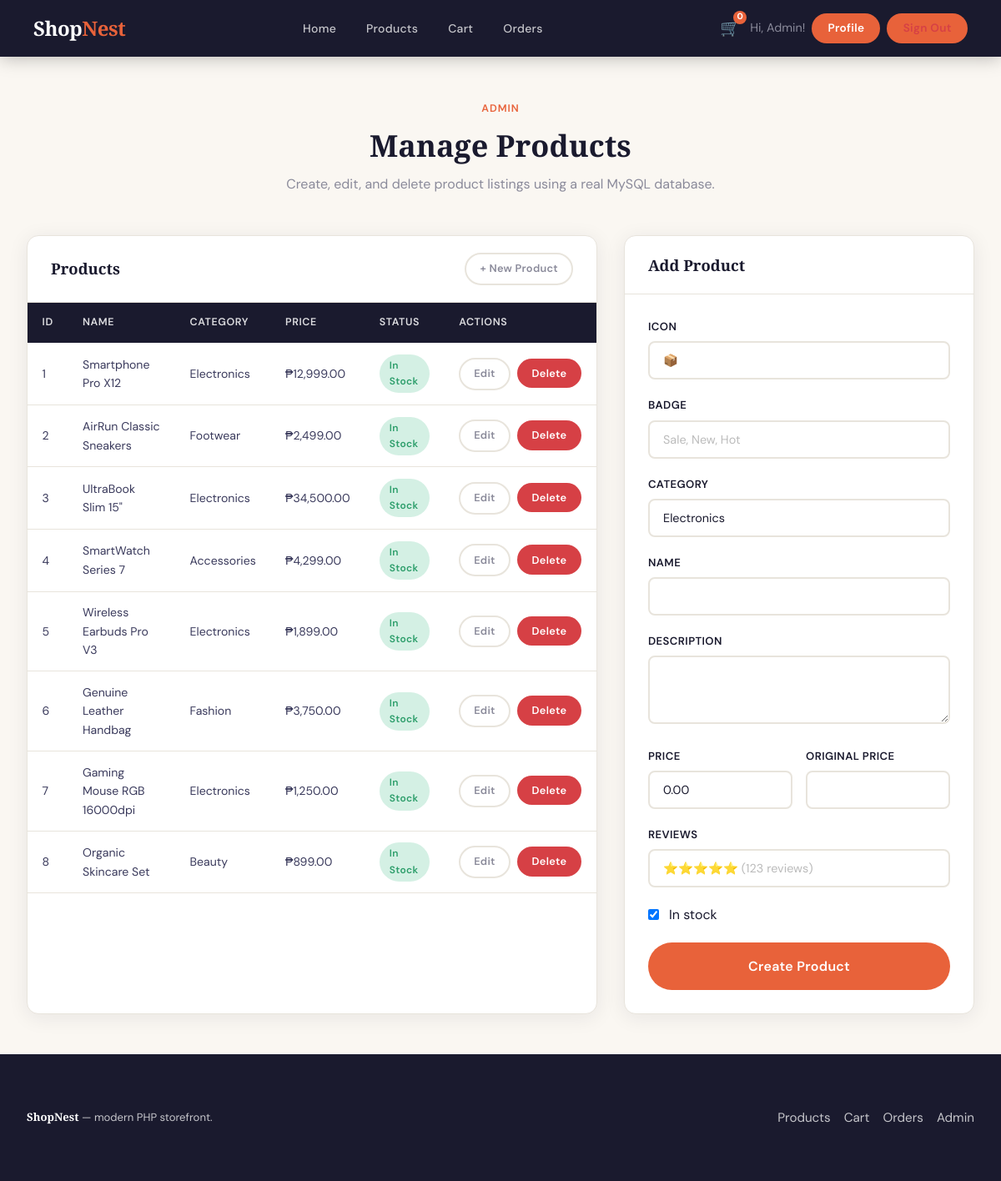
Screenshot of /pages/manage-products.php with the database file from the repository.
### tables this page shows
CREATE TABLE products (
  id INT UNSIGNED AUTO_INCREMENT PRIMARY KEY,
  icon VARCHAR(8) NOT NULL DEFAULT '📦',
  badge VARCHAR(32) DEFAULT NULL,
  category VARCHAR(64) NOT NULL,
  name VARCHAR(255) NOT NULL,
  description TEXT DEFAULT NULL,
  price DECIMAL(10,2) NOT NULL DEFAULT 0,
  original_price DECIMAL(10,2) DEFAULT NULL,
  reviews VARCHAR(64) DEFAULT NULL,
  in_stock TINYINT(1) NOT NULL DEFAULT 1,
  created_at TIMESTAMP DEFAULT CURRENT_TIMESTAMP,
  updated_at TIMESTAMP DEFAULT CURRENT_TIMESTAMP ON UPDATE CURRENT_TIMESTAMP
);

### pages/manage-products.php (the view, shortened to what this page needs)
<?php
$current_page = 'manage-products';
$root_path = '../';
$cart_count = 0;
$logged_in = true;
$user_name = 'Admin';
$pdo = null;
$errors = [];
try {
    $pdo = db_connect();
} catch (Exception $e) {
    $errors[] = 'Database connection error: ' . htmlspecialchars($e->getMessage());
}
$product = [
    'id' => 0,
    'icon' => '📦',
    'badge' => '',
    'category' => 'Electronics',
    'name' => '',
    'description' => '',
    'price' => '0.00',
    'original_price' => '',
    'reviews' => '',
    'in_stock' => 1,
];
$products = [];
if ($pdo) {
    $products = $pdo->query('SELECT * FROM products ORDER BY created_at DESC')->fetchAll();
}
?>
<!DOCTYPE html>
<html lang="en">
<head>
  <link rel="stylesheet" href="../css/style.css" />
</head>
<body>
<?php include __DIR__ . '/../includes/navbar.php'; ?>
<div class="section" style="padding-top:3rem; padding-bottom:3rem;">
  <div class="container">
    <div class="section-header">
      <div class="section-tag">Admin</div>
      <h2 class="section-title">Manage Products</h2>
      <p class="section-desc">Create, edit, and delete product listings using a real MySQL database.</p>
    </div>
    <div style="display:grid;grid-template-columns:1fr 420px;gap:2rem;">
      <div class="card">
        <div class="card-header" style="display:flex;justify-content:space-between;align-items:center;">
          <h3 class="card-title">Products</h3>
          <a href="manage-products.php" class="btn btn-sm btn-ghost">+ New Product</a>
        </div>
        <div class="table-wrap">
          <table>
            <thead>
              <tr>
                <th>ID</th>
                <th>Name</th>
                <th>Category</th>
                <th>Price</th>
                <th>Status</th>
                <th>Actions</th>
              </tr>
            </thead>
            <tbody>
              <?php if (empty($products)): ?>
                <tr><td colspan="6" style="text-align:center;color:var(--muted);">No products available.</td></tr>
              <?php else: ?>
                <?php foreach ($products as $row): ?>
                  <tr>
                    <td><?= intval($row['id']) ?></td>
                    <td><?= htmlspecialchars($row['name']) ?></td>
                    <td><?= htmlspecialchars($row['category']) ?></td>
                    <td>₱<?= number_format((float) $row['price'], 2) ?></td>
                    <td><span class="badge <?= $row['in_stock'] ? 'badge-success' : 'badge-warning' ?>"><?= $row['in_stock'] ? 'In Stock' : 'Out of Stock' ?></span></td>
                    <td style="white-space:nowrap;">
                      <a href="manage-products.php?action=edit&id=<?= intval($row['id']) ?>" class="btn btn-ghost btn-sm">Edit</a>
                      <form method="POST" action="manage-products.php" style="display:inline-block;margin:0;">
                        <button type="submit" class="btn btn-danger btn-sm" style="margin-left:0.25rem;">Delete</button>
                      </form>
                    </td>
                  </tr>
                <?php endforeach; ?>
              <?php endif; ?>
            </tbody>
          </table>
        </div>
      </div>
      <div class="card">
        <div class="card-header">
          <h3 class="card-title"><?= $product['id'] ? 'Edit Product' : 'Add Product' ?></h3>
        </div>
        <div class="card-body">
          <form method="POST" action="manage-products.php">
            <div class="form-group">
              <label class="form-label">Icon</label>
              <input type="text" name="icon" class="form-control" value="<?= htmlspecialchars($product['icon']) ?>" placeholder="📱" />
            </div>
            <div class="form-group">
              <label class="form-label">Badge</label>
              <input type="text" name="badge" class="form-control" value="<?= htmlspecialchars($product['badge']) ?>" placeholder="Sale, New, Hot" />
            </div>
            <div class="form-group">
              <label class="form-label">Category</label>
              <input type="text" name="category" class="form-control" value="<?= htmlspecialchars($product['category']) ?>" placeholder="Electronics" />
            </div>
            <div class="form-group">
              <label class="form-label">Name</label>
              <input type="text" name="name" class="form-control" value="<?= htmlspecialchars($product['name']) ?>" required />
            </div>
            <div class="form-group">
              <label class="form-label">Description</label>
              <textarea name="description" class="form-control" rows="3"><?= htmlspecialchars($product['description']) ?></textarea>
            </div>
            <div class="form-row">
              <div class="form-group">
                <label class="form-label">Price</label>
                <input type="text" name="price" class="form-control" value="<?= htmlspecialchars($product['price']) ?>" required />
              </div>
              <div class="form-group">
                <label class="form-label">Original Price</label>
                <input type="text" name="original_price" class="form-control" value="<?= htmlspecialchars($product['original_price']) ?>" />
              </div>
            </div>
            <div class="form-group">
              <label class="form-label">Reviews</label>
              <input type="text" name="reviews" class="form-control" value="<?= htmlspecialchars($product['reviews']) ?>" placeholder="⭐⭐⭐⭐⭐ (123 reviews)" />
            </div>
            <div style="display:flex;align-items:center;gap:0.75rem;margin-bottom:1.25rem;">
              <input type="checkbox" id="in_stock" name="in_stock" value="1" <?= $product['in_stock'] ? 'checked' : '' ?> />
              <label for="in_stock" style="cursor:pointer;">In stock</label>
            </div>
            <button type="submit" class="btn btn-primary btn-full btn-lg"><?= $product['id'] ? 'Update Product' : 'Create Product' ?></button>
          </form>
        </div>
      </div>
    </div>
  </div>
</div>
<?php include __DIR__ . '/../includes/footer.php'; ?>
</body>
</html>

### includes/navbar.php (shortened to what this page needs)
<?php
$root_path = $root_path ?? './';
$current_page = $current_page ?? '';
$cart_count = isset($cart_count) ? intval($cart_count) : array_sum($_SESSION['cart'] ?? []);
$logged_in = $logged_in ?? auth_is_logged_in();
$user_name = $user_name ?? auth_name();
?>
<nav class="navbar">
  <a href="<?= $root_path ?>index.php" class="nav-brand">Shop<span>Nest</span></a>
  <ul class="nav-links">
    <li><a href="<?= $root_path ?>index.php" class="<?= $current_page === 'home' ? 'active' : '' ?>">Home</a></li>
    <li><a href="<?= $root_path ?>pages/products.php" class="<?= $current_page === 'products' ? 'active' : '' ?>">Products</a></li>
    <li><a href="<?= $root_path ?>pages/cart.php" class="<?= $current_page === 'cart' ? 'active' : '' ?>">Cart</a></li>
    <li><a href="<?= $root_path ?>pages/order-summary.php" class="<?= $current_page === 'orders' ? 'active' : '' ?>">Orders</a></li>
  </ul>
  <div class="nav-actions">
    <a href="<?= $root_path ?>pages/cart.php" class="cart-icon">🛒 <span class="cart-badge"><?= $cart_count ?></span></a>
    <?php if ($logged_in): ?>
      <div style="display:flex;gap:0.5rem;align-items:center;flex-wrap:wrap;">
        <span style="font-size:0.9rem;color:var(--muted);">Hi, <?= htmlspecialchars($user_name) ?>!</span>
        <a href="<?= $root_path ?>pages/profile.php" class="btn-nav">Profile</a>
        <a href="<?= $root_path ?>pages/logout.php" class="btn-nav" style="color:var(--danger);">Sign Out</a>
      </div>
    <?php else: ?>
      <a href="<?= $root_path ?>pages/login.php" class="btn-nav">Sign In</a>
    <?php endif; ?>
  </div>
</nav>

### includes/footer.php
<footer>
  <div class="container" style="display:flex;justify-content:space-between;align-items:center;flex-wrap:wrap;gap:1rem;padding:2rem 0;color:rgba(255,255,255,0.75);">
    <div>
      <strong>ShopNest</strong> — modern PHP storefront.
    </div>
    <div style="display:flex;gap:1rem;flex-wrap:wrap;font-size:0.95rem;">
      <a href="<?= $root_path ?? './' ?>pages/products.php">Products</a>
      <a href="<?= $root_path ?? './' ?>pages/cart.php">Cart</a>
      <a href="<?= $root_path ?? './' ?>pages/order-summary.php">Orders</a>
      <a href="<?= $root_path ?? './' ?>pages/manage-products.php">Admin</a>
    </div>
  </div>
</footer>

### rows the page displays
products: id "1", name "Smartphone Pro X12", category "Electronics", price "12,999.00", in_stock "In Stock"
products: id "2", name "AirRun Classic Sneakers", category "Footwear", price "2,499.00", in_stock "In Stock"
products: id "3", name "UltraBook Slim 15\"", category "Electronics", price "34,500.00", in_stock "In Stock"
products: id "4", name "SmartWatch Series 7", category "Accessories", price "4,299.00", in_stock "In Stock"
products: id "5", name "Wireless Earbuds Pro V3", category "Electronics", price "1,899.00", in_stock "In Stock"
products: id "6", name "Genuine Leather Handbag", category "Fashion", price "3,750.00", in_stock "In Stock"
products: id "7", name "Gaming Mouse RGB 16000dpi", category "Electronics", price "1,250.00", in_stock "In Stock"
products: id "8", name "Organic Skincare Set", category "Beauty", price "899.00", in_stock "In Stock"

### other values shown
$cart_count "0"
$user_name "Admin"
